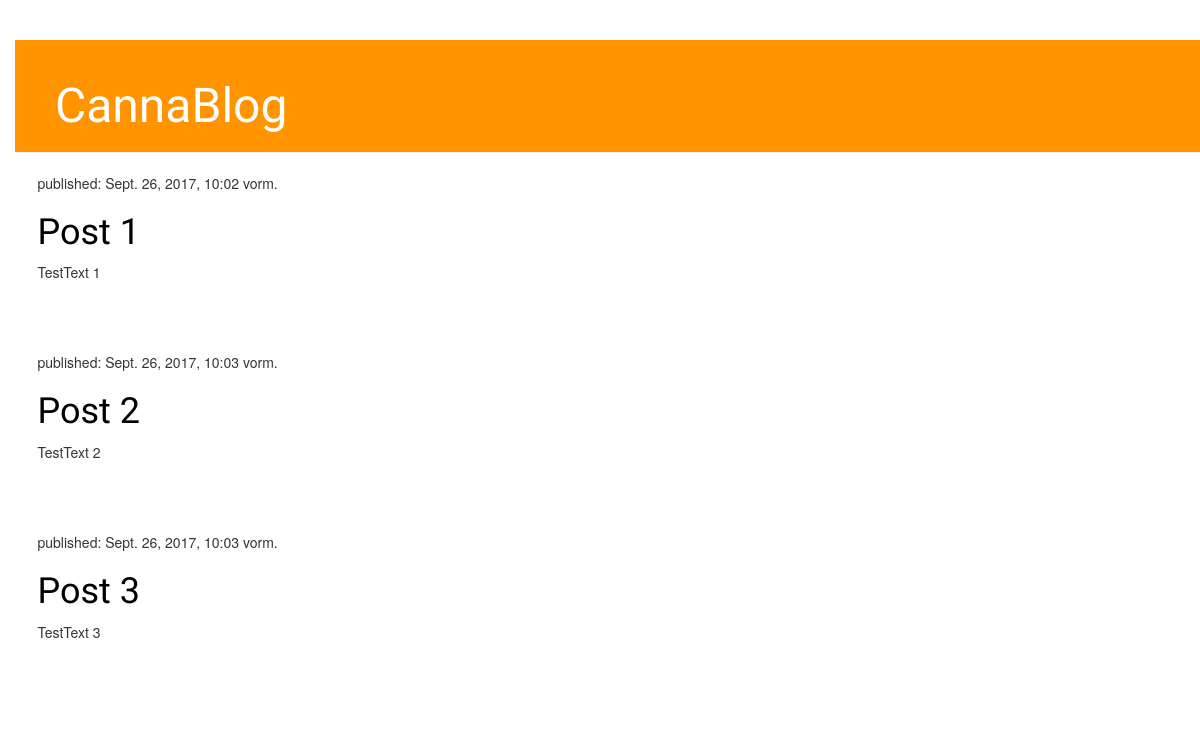
Before: / with the older database file.
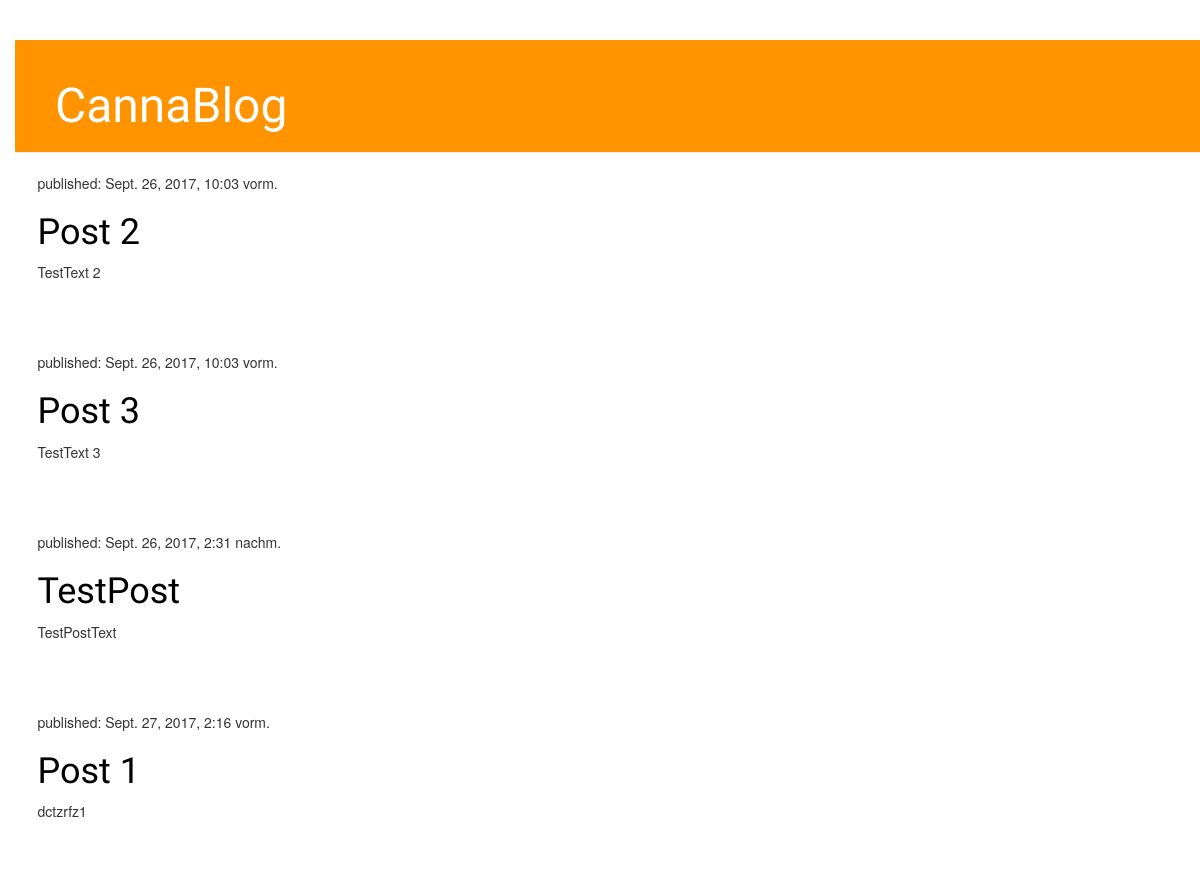
After: the same page with the newer database file.
### Blog/models.py (models this page shows, shortened)
class Post(models.Model):
    author = models.ForeignKey('auth.User')
    title = models.CharField(max_length=200)
    text = models.TextField()
    created_date = models.DateTimeField(
            default=timezone.now)
    published_date = models.DateTimeField(
            blank=True, null=True)

### Blog/views.py (the view)
def post_list(request):
    posts = Post.objects.filter(published_date__lte=timezone.now()).order_by('published_date')
    return render(request, 'blog/post_list.html', {'posts':posts})

### Blog/templates/blog/post_list.html
{% extends 'blog/base.html' %}
{% block content %}
      {% for post in posts %}
          <div class="post">
              <p>published: {{ post.published_date }}</p>
              <h1><a href="{% url 'post_detail' pk=post.pk %}">{{ post.title }}</a></h1>
              <p>{{ post.text|linebreaksbr }}</p>
          </div>
      {% endfor %}
{% endblock %}

### Blog/templates/blog/base.html (shortened to what this page needs)
{% load staticfiles %}
<html>
    <head>
        <link rel="stylesheet" href="{% static 'css/blog.css' %}">
        <link rel="stylesheet" href="//maxcdn.bootstrapcdn.com/bootstrap/3.2.0/css/bootstrap.min.css">
        <link rel="stylesheet" href="//maxcdn.bootstrapcdn.com/bootstrap/3.2.0/css/bootstrap-theme.min.css">
    </head>
    <body>
        <div class="page-header">
            <h1><a href="/">CannaBlog</a></h1>
        </div>
        <div class="content container">
            <div class="row">
                <div class="col-md-8">
                {% block content %}
                {% endblock %}
                </div>
            </div>
        </div>
    </body>
</html>

### Blog/static/css/blog.css (style rules this page uses)
body { padding-left: 15px; }
h1 a { color: #FCA205; font-family: 'Pathway Gothic One'; }
.page-header { background-color: #ff9400; margin-top: 0; padding: 20px 20px 20px 40px; }
.page-header h1, .page-header h1 a, .page-header h1 a:visited, .page-header h1 a:active { color: #ffffff; font-size: 36pt; text-decoration: none; }
.content { margin-left: 40px; }
h1, h2, h3, h4 { font-family: 'Lobster', cursive; }
.post { margin-bottom: 70px; }
.post h1 a, .post h1 a:visited { color: #000000; }

Changed rows visible on the page:
added Post: published_date "Sept. 26, 2017, 2:31 nachm.", title "TestPost", text "TestPostText"
changed Post "Post 1": published_date "Sept. 26, 2017, 10:02 vorm." → "Sept. 27, 2017, 2:16 vorm."; text "TestText 1" → "dctzrfz1"; moves down the list
